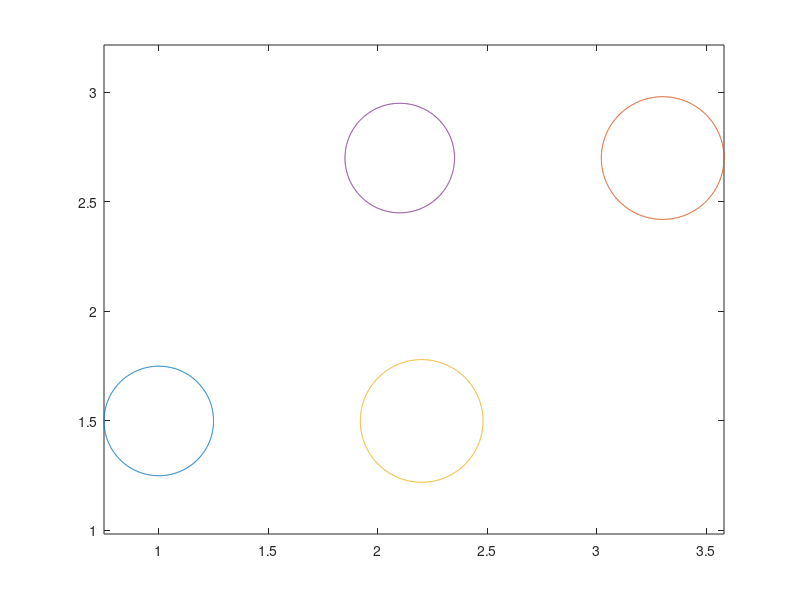

MATLAB code to generate this figure:
function [wall_d wall_u wall_l wall_r obs1 obs2 obs3 obs4 ]= obstacles_chamber()


%% the borders 
x0=0;
xf=4.5;
y0=0;
yf=4.5;
delta=0.1;

% the lower borders 
x_wall_d=x0:delta:xf;
y_wall_d=y0*ones(1,length(x_wall_d));
wall_d=[x_wall_d;y_wall_d];

% the upper borders 
x_wall_u=x0:delta:xf;
y_wall_u=yf*ones(1,length(x_wall_u));
wall_u=[x_wall_u;y_wall_u];

% the left wall 
y_wall_l= y0:0.1:yf;
x_wall_l= x0*ones(1,length(y_wall_l));
wall_l=[x_wall_l;y_wall_l];

% the right wall
y_wall_r=y0:0.1:yf;
x_wall_r=xf*ones(1,length(y_wall_r));
wall_r=[x_wall_r; y_wall_r];

% plot
plot(wall_d(1,:),wall_d(2,:),wall_u(1,:),wall_u(2,:),wall_r(1,:),wall_r(2,:),wall_l(1,:),wall_l(2,:));
axis([x0-0.2 xf+0.2 y0-0.2 yf+0.2]);

%% obstacles
 pt=0:0.01:2*pi;  % use 0.01 becuase there are some flaws when using 0.05
 
 x_ob1=1; y_ob1=1.5; r_ob1=0.25;
 %x_ob2=3.3; y_ob2=2.9; r_ob2=0.25;
 x_ob2=3.3; y_ob2=2.7; r_ob2=0.28;
 %x_ob3=2.2; y_ob3=1.7; r_ob3=0.25;
 x_ob3=2.2; y_ob3=1.5; r_ob3=0.28;
 x_ob4=2.1; y_ob4=2.7; r_ob4=0.25;
 
 
 obs1=[x_ob1+r_ob1*cos(pt); y_ob1+r_ob1*sin(pt)];
 obs2=[x_ob2+r_ob2*cos(pt); y_ob2+r_ob2*sin(pt)];
 obs3=[x_ob3+r_ob3*cos(pt); y_ob3+r_ob3*sin(pt)];
 obs4=[x_ob4+r_ob4*cos(pt); y_ob4+r_ob4*sin(pt)];
 
 plot(obs1(1,:),obs1(2,:),obs2(1,:),obs2(2,:),obs3(1,:),obs3(2,:),obs4(1,:),obs4(2,:));



%% draw rectangles 
% borders 
d=0.1;
% rectangle('Position',[x0-d y0-d  (yf-y0)+2*d d]','FaceColor','k');  % lower border
% rectangle('Position',[x0-d yf  (yf-y0)+2*d d]','FaceColor','k');    % upper border 
% rectangle('Position',[x0-d y0-d  d (yf-y0)+2*d ]','FaceColor','k'); % left boder
% rectangle('Position',[xf y0-d  d (yf-y0)+2*d ]','FaceColor','k');   % right border

% obstacles 
% rectangle('Position',[x_ob1-r_ob1 y_ob1-r_ob1 2*r_ob1 2*r_ob1]','Curvature',[1 1],'FaceColor','k');
% rectangle('Position',[x_ob2-r_ob2 y_ob2-r_ob2 2*r_ob2 2*r_ob2]','Curvature',[1 1],'FaceColor','k');
% rectangle('Position',[x_ob3-r_ob3 y_ob3-r_ob3 2*r_ob3 2*r_ob3]','Curvature',[1 1],'FaceColor','k');
% rectangle('Position',[x_ob4-r_ob4 y_ob4-r_ob4 2*r_ob4 2*r_ob4]','Curvature',[1 1],'FaceColor','k');
 
axis equal
hold on
end